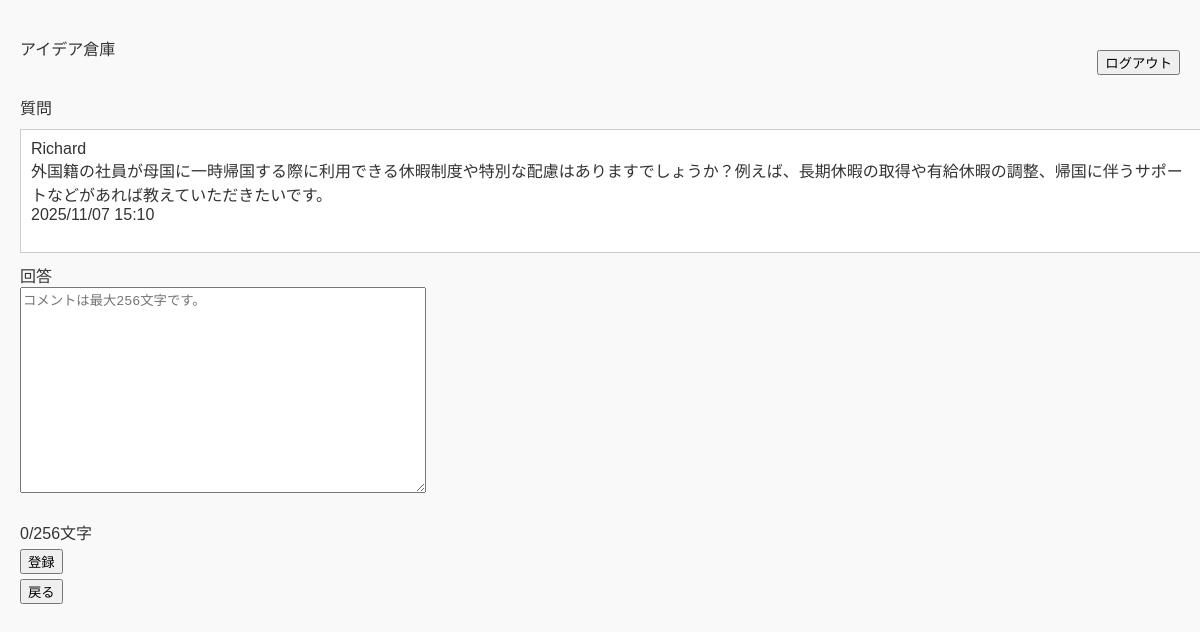
The app's page /pages/answer.php?id=4 (signed in) with its own data.
### tables this page shows
create table question(
    id int auto_increment primary key,
    userId int not null,
    question varchar(256) not null,
    date DATETIME not null,
    deleteFlg TINYINT(1) not null,
    FOREIGN KEY(userId) REFERENCES user(id)
);

create table user(
    id int auto_increment primary key,
    loginId varchar(10) not null UNIQUE,
    CHECK (CHAR_LENGTH(loginId) >= 8),
    password varchar(20) not null UNIQUE,
    CHECK (CHAR_LENGTH(password) >= 6),
    name varchar(10) not null
);

### pages/answer.php (the view, shortened to what this page needs)
<?php require '../assets/header.php'?>
<?php require '../db/connect.php'?>
<div class="header">
<a href="questions.php">アイデア倉庫</a>
<?php
	echo '<div class="right-area">';
	echo '<class="right-area" form action="../index.php" method="post">';
	echo '<input type="submit" value="ログアウト">';
	echo '</div>';
	echo '</div>';
	if (isset($pdo) ?? $pdo instanceof PDO) {
	$getQuestion = $pdo->prepare("SELECT user.name ,question.question ,question.date FROM question INNER JOIN user ON question.userId = user.id WHERE question.id = :id;");
	$getQuestion->bindParam(':id', $_GET['id'], PDO::PARAM_INT);
	$getQuestion->execute();
	echo '<p>質問</p>';
	while ($row = $getQuestion->fetch(PDO::FETCH_ASSOC)) {
		echo '<div class="box">';
		echo htmlspecialchars($row['name'], ENT_QUOTES, 'UTF-8');
		echo '<br>';
		echo htmlspecialchars($row['question'], ENT_QUOTES, 'UTF-8');
		echo '<br>';
		$Postingtime = new DateTime($row['date']);
		echo $Postingtime->format('Y/m/d H:i');
		echo '<br>';
		echo '<br>';
		echo '</div>';
	}
	$text = $_SESSION['a_text'] ?? '';
	echo '<form method="POST" action="answer.php">';
	echo '<label>回答</label><br>';
	echo '<textarea name="comment" maxlength="256" placeholder="コメントは最大256文字です。" required onkeyup="ShowLength(this.value,\'inputlength1\');">' . htmlspecialchars($text, ENT_QUOTES, 'UTF-8') . '</textarea><br><br>';
	echo '<p id="inputlength1">0/256文字</p>';
	echo '<input type="submit" value="登録">';
	echo '</form>';
	}
	echo '<form action="./detail.php" method="post">';
	echo '<input type="submit" value="戻る">';
	echo '</form>';
?>
<?php require '../assets/footer.php'?>

### assets/style.css (style rules this page uses)
body { font-family: sans-serif; background-color: #f9f9f9; margin: 20px; color: #333; max-width: 1200px; }
.box { width: 100%; border: 1px solid #ccc; padding: 10px; margin: 10px 0; background-color: #fff; word-break: break-all; overflow-wrap: break-word; white-space: normal; line-break: anywhere; hanging-punctuation: none; }
p { margin: 5px 0; }
a, a:link, a:visited, a:hover, a:active { color: #333; text-decoration: none; }
form { width: 100%; }
.header { display: flex; flex-direction: row; justify-content: space-between; align-items: center; margin-bottom: 20px; width: 100%; box-sizing: border-box; }
.right-area { margin-top: 30px; display: flex; flex-direction: row; gap: 10px; align-items: center; }
textarea { width: 400px; height: 200px; word-break: break-all; overflow-wrap: break-word; white-space: normal; line-break: anywhere; hanging-punctuation: none; }

### records on screen
question: userId.name "Richard", question "外国籍の社員が母国に一時帰国する際に利用できる休暇制度や特別な配慮はありますでしょうか？例えば、長期休暇の取得や有給休暇の調整、帰国に伴うサポートなどがあれば教えていただきたいです。", date "2025/11/07 15:10"
